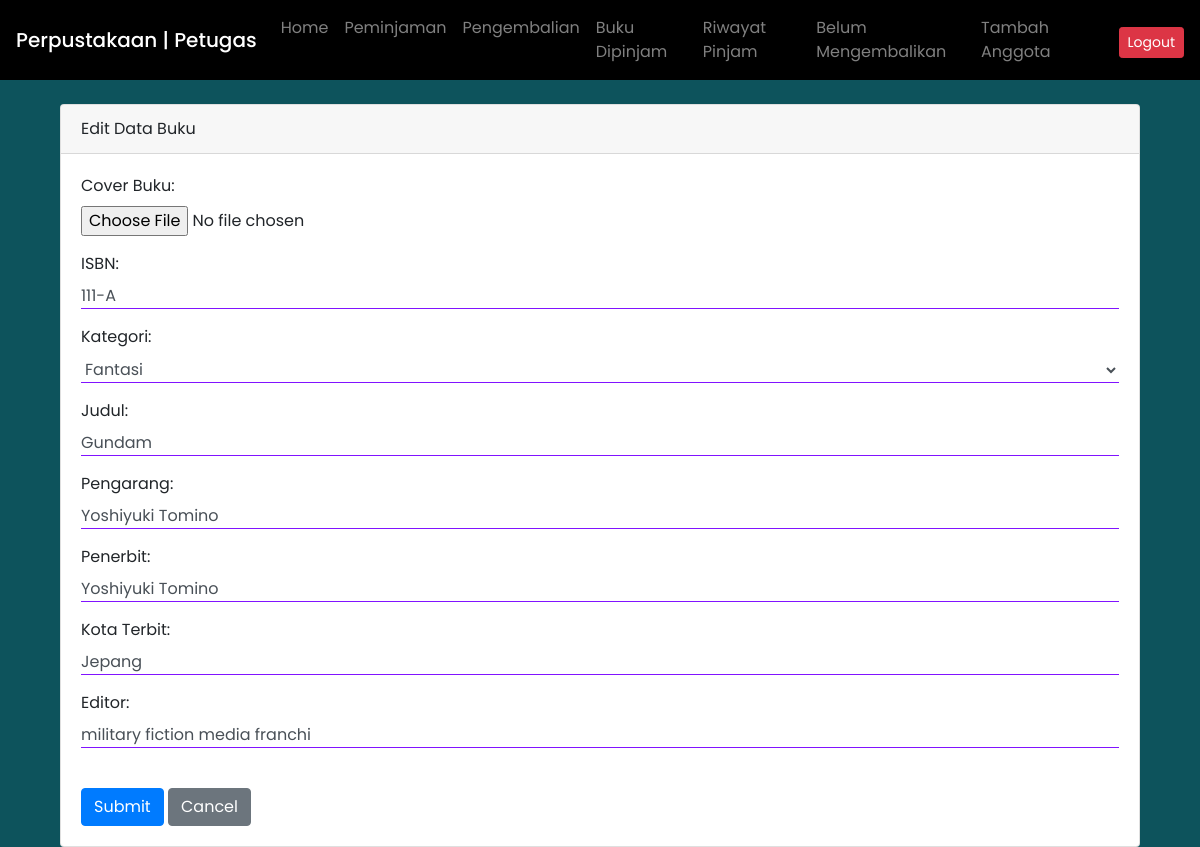
The page /edit_buku.php?id=9 on the database its author committed.
### tables this page shows
CREATE TABLE `buku` (
  `idbuku` int(5) NOT NULL,
  `isbn` varchar(13) NOT NULL,
  `judul` varchar(30) NOT NULL,
  `idkategori` int(5) NOT NULL,
  `pengarang` varchar(30) NOT NULL,
  `penerbit` varchar(30) NOT NULL,
  `kota_terbit` varchar(30) NOT NULL,
  `editor` varchar(30) NOT NULL,
  `file_gambar` varchar(255) DEFAULT NULL,
  `tgl_insert` date NOT NULL,
  `tgl_update` date NOT NULL,
  `stok` int(5) NOT NULL,
  `stok_tersedia` int(5) NOT NULL
);

### edit_buku.php (the view, shortened to what this page needs)
<?php
require_once('db_login.php');
$id = $_GET['id'];
if (!isset($_POST["submit"])) {
    $query = " SELECT *, kategori.nama FROM buku JOIN kategori ON buku.idkategori=kategori.idkategori WHERE idbuku=" . $id . " ";
    $result = $db->query($query);
    if (!$result) {
        die("Could not the query database: <br />" . $db->error);
    } else {
        while ($row = $result->fetch_object()) {
            $isbn = $row->isbn;
            $judul = $row->judul;
            $idkategori = $row->idkategori;
            $pengarang = $row->pengarang;
            $penerbit = $row->penerbit;
            $kota_terbit = $row->kota_terbit;
            $editor = $row->editor;
        }
    }
}
?>
<?php include('header3.php'); ?>
<br>
<div class="container">
    <div class="card">
        <div class="card-header">Edit Data Buku</div>
        <div class="card-body">
            <form enctype="multipart/form-data" method="POST" autocomplete="on" action="<?php echo htmlspecialchars($_SERVER["PHP_SELF"]) . '?id=' . $id; ?>">
                <div class="form-group">
                    <label for="cover_buku">Cover Buku:</label>
                    <br>
                    <input type="file" id="file_gambar" name="file_gambar" value="">
                </div>
                <div class="form-group">
                    <label for="isbn">ISBN:</label>
                    <input type="text" class="form-control" id="isbn" name="isbn" value="<?php echo $isbn; ?>">
                </div>
                <div class="form-group">
                    <label for="kategori">Kategori:</label>
                    <select name="kategori" id="kategori" class="form-control">
                        <?php
                        require_once('db_login.php');
                        $query = " SELECT * FROM kategori ORDER BY idkategori";
                        $result = $db->query($query);
                        while ($row = $result->fetch_object()) {
                            $au = '';
                            if ($idkategori == $row->idkategori) {
                                $au = 'selected';
                            }
                            echo '<option value="' . $row->idkategori . '" ' . $au . ' >' . $row->nama . '</option>';
                        }
                        ?>
                    </select>
                </div>
                <div class="form-group">
                    <label for="judul">Judul:</label>
                    <input class="form-control" id="judul" name="judul" rows="5" value="<?php echo $judul; ?>">
                </div>
                <div class="form-group">
                    <label for="pengarang">Pengarang:</label>
                    <input class="form-control" id="pengarang" name="pengarang" rows="5" value="<?php echo $pengarang; ?>">
                </div>
                <div class="form-group">
                    <label for="penerbit">Penerbit:</label>
                    <input class="form-control" id="penerbit" name="penerbit" rows="5" value="<?php echo $penerbit; ?>">
                </div>
                <div class="form-group">
                    <label for="kotaterbit">Kota Terbit:</label>
                    <input class="form-control" id="kota_terbit" name="kota_terbit" rows="5" value="<?php echo $kota_terbit; ?>">
                </div>
                <div class="form-group">
                    <label for="editor">Editor:</label>
                    <input class="form-control" id="editor" name="editor" rows="5" value="<?php echo $editor; ?>">
                </div>
                <br>
                <button type="submit" class="btn btn-primary" name="submit" value="submit">Submit</button>
                <a href="index2.php" class="btn btn-secondary">Cancel</a>
            </form>
        </div>
    </div>
</div>

### style2.css (style rules this page uses)
body { font-family: "Poppins", sans-serif; background-color: rgba(10, 81, 90, 0.986); }
.form-control { display: block; width: 100%; font-size: 1rem; font-weight: 400; line-height: 1.5; border-color: #8113ff !important; border-style: groove !important; border-width: 0 0 1px 0 !important; padding: 0px !important; color: #495057; height: auto; border-radius: 0; background-color: #fff; background-clip: padding-box; }

### rows shown on the page
buku: isbn "111-A", judul "Gundam", pengarang "Yoshiyuki Tomino", penerbit "Yoshiyuki Tomino", kota_terbit "Jepang", editor "military fiction media franchi"

### other values the page prints
form field kategori "Fantasi"
